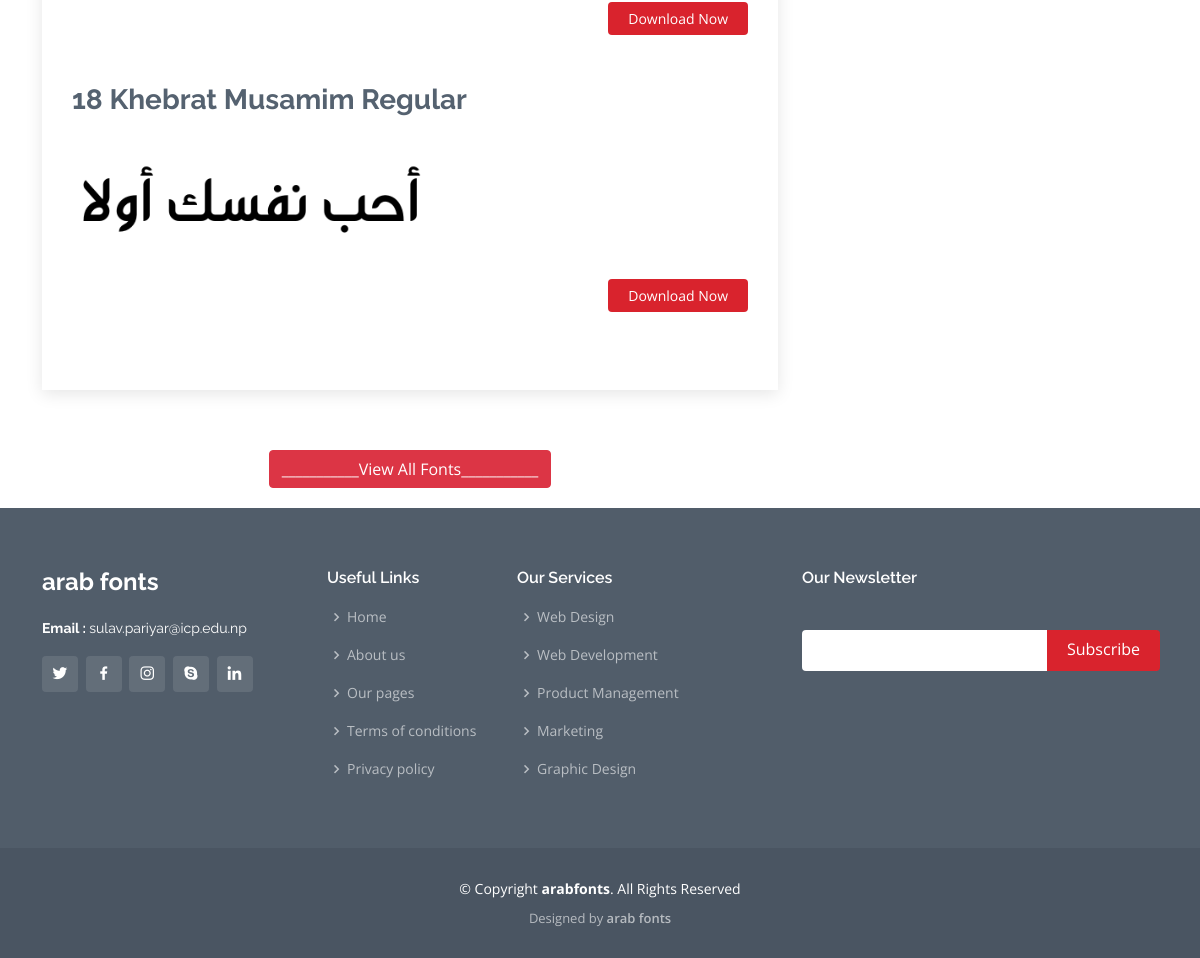
/ (lower part), run on an earlier commit of the app's database.
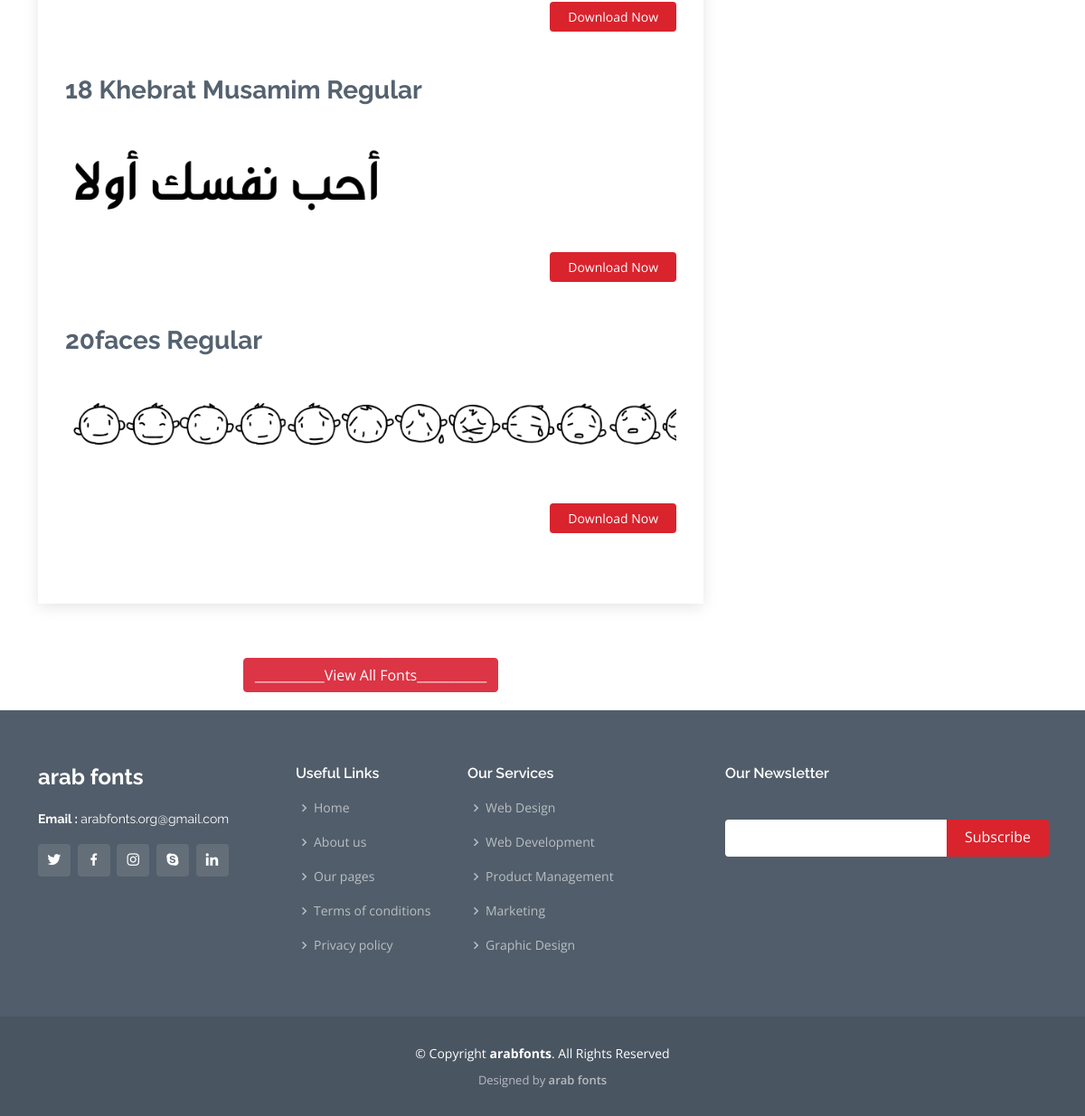
And on a later commit of the database.
### home/models.py (models this page shows, shortened)
class Fonts(models.Model):
    title = models.CharField(max_length=100, unique=True)
    slug = models.SlugField(max_length=200, null=True, blank=True)
    metakeyword = models.CharField(max_length=200, null=True)
    header_image = models.ImageField(upload_to='header_image')
    headerimg_alt = models.CharField(max_length=100, default="arabic fonts")
    upload_fonts = models.FileField(upload_to="upload_fonts")
    short_dis = FroalaField()
    long_dis = FroalaField()
    char_maping = models.ImageField(upload_to='char_maping')
    charimg_alt = models.CharField(max_length=100, default="arabic fonts charecter maping image")
    publish = models.BooleanField(default=False)
    Total_downloads = models.PositiveIntegerField(default=10, blank=False, null= False)

class Modification(models.Model):
    websitename = models.CharField(max_length=50)
    ouremail = models.EmailField()
    copyright = models.CharField(max_length=100)
    logo = models.ImageField(upload_to='websiteimages')
    websitediscription = FroalaField()
    favicon = models.ImageField()

### home/views.py (the view)
# urls.py: 2. Add a URL to urlpatterns:  path('', views.home, name='home')
def home(request):
    websitedata = Modification.objects.latest('websitename', 'websitediscription', 'ouremail', 'copyright', 'logo', 'favicon' )
    allfonts = Fonts.objects.filter(publish = True)
    p = Paginator(allfonts, 5)
    page = request.GET.get('page')
    fontsfinal = p.get_page(page)
    context = {'fontsfinal': fontsfinal,
                'copyright': copyright,
                'websitedata': websitedata
    }
    return render(request , 'index.html',context)

### templates/index.html (shortened to what this page needs)
{% extends 'base.html' %}
{% block content %}
  <main id="main">
    <section id="blog" class="blog">
      <div class="container" data-aos="fade-up">
        <div class="row">
          <div class="col-lg-8 entries">
            <article class="entry">
              {% for fonts in fontsfinal %}
              <h2 class="entry-title">
                <a href="{% url 'fonts_details' fonts.slug %}">{{fonts.title}}</a>
              </h2>
              <a href="{% url 'fonts_details' fonts.slug%}"><img src="/static/{{fonts.header_image}}" class="img-fluid" alt="{{fonts.headerimg_alt}} {{fonts.title}}"></a>
              <div class="entry-content">
                <div class="read-more">
                  <a href="{% url 'fonts_details' fonts.slug %}">Download Now</a>
                </div>
              </div>
              <br><br>
              {% endfor %}
            </article>
            <div class=" cello text-center">
              <a href="/allfonts" class="btn btn-danger btn-block">___________View All Fonts___________</a>
            </div>
          </div>
          <div class="col-lg-4">
          </div>
        </div>
      </div>
    </section>
  </main>
  {% endblock %}

### templates/footer.html (shortened to what this page needs)
{% load static %}
 <footer id="footer">
  <div class="footer-top">
    <div class="container">
      <div class="row">
        <div class="col-lg-3 col-md-6">
          <div class="footer-info">
            <h3>{{ websitedata.websitename }}</h3>
             <p>
              <strong>Email : </strong>{{websitedata.ouremail}}<br>
            </p>
            <div class="social-links mt-3">
              <a href="#" class="twitter"><i class="bx bxl-twitter"></i></a>
              <a href="#" class="facebook"><i class="bx bxl-facebook"></i></a>
              <a href="#" class="instagram"><i class="bx bxl-instagram"></i></a>
              <a href="#" class="google-plus"><i class="bx bxl-skype"></i></a>
              <a href="#" class="linkedin"><i class="bx bxl-linkedin"></i></a>
            </div>
          </div>
        </div>
        <div class="col-lg-2 col-md-6 footer-links">
          <h4>Useful Links</h4>
          <ul>
            <li><i class="bx bx-chevron-right"></i> <a href="/">Home</a></li>
            <li><i class="bx bx-chevron-right"></i> <a href="/aboutus">About us</a></li>
            <li><i class="bx bx-chevron-right"></i> <a href="/pages">Our pages</a></li>
            <li><i class="bx bx-chevron-right"></i> <a href="/termsandcondition">Terms of conditions</a></li>
            <li><i class="bx bx-chevron-right"></i> <a href="/privacypolicy">Privacy policy</a></li>
          </ul>
        </div>
        <div class="col-lg-3 col-md-6 footer-links">
          <h4>Our Services</h4>
          <ul>
            <li><i class="bx bx-chevron-right"></i> <a href="#">Web Design</a></li>
            <li><i class="bx bx-chevron-right"></i> <a href="#">Web Development</a></li>
            <li><i class="bx bx-chevron-right"></i> <a href="#">Product Management</a></li>
            <li><i class="bx bx-chevron-right"></i> <a href="#">Marketing</a></li>
            <li><i class="bx bx-chevron-right"></i> <a href="#">Graphic Design</a></li>
          </ul>
        </div>
        <div class="col-lg-4 col-md-6 footer-newsletter">
          <h4>Our Newsletter</h4>
          <form action="" method="post">
            <input type="email" name="email"><input type="submit" value="Subscribe">
          </form>
        </div>
      </div>
    </div>
  </div>
  <div class="container">
    <div class="copyright">
      &copy; Copyright <strong><span> {{ websitedata.copyright }}</span></strong>. All Rights Reserved
    </div>
    <div class="credits">
      Designed by <a href="https://arabfonts.com/">{{ websitedata.websitename }}</a>
    </div>
  </div>
</footer>
</body>
</html>

What changed in the data, as far as the page shows it:
added Fonts: title "20faces Regular", header_image (picture)
changed Modification "arab fonts": ouremail "sulav.pariyar@icp.edu.np" → "arabfonts.org@gmail.com"
